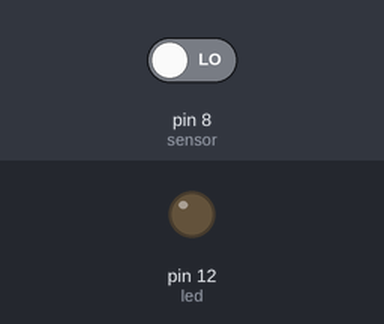
The sketch below on a simulated Arduino Uno, built with avr-gcc and run on an emulated ATmega328P. Shown: output pins drawn as LEDs (lit = HIGH). The test bench sets the inputs (shaded band); at power-on: pin 8 (sensor) LOW.

Above: at 1.2 s.
1.3 s: pin 8 (sensor) driven HIGH
At 2.4 s:
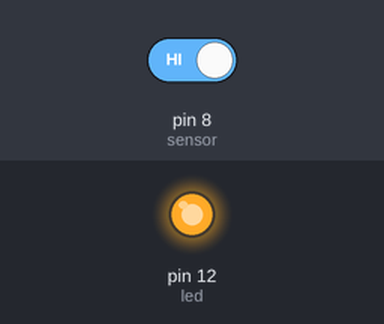
2.8 s: pin 8 (sensor) driven LOW
At 3.6 s:
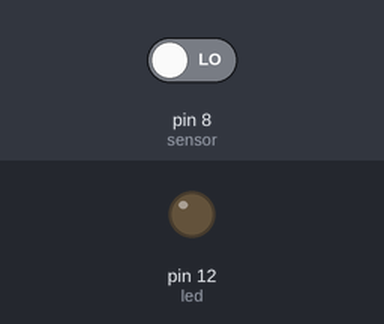
Timing chart, 0 to 5.8 s (numbered marks = the images above; inputs shaded):
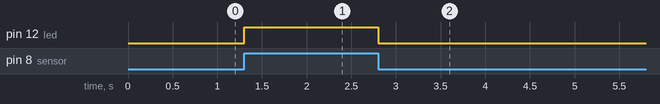

The sketch:

pir_sensor.ino
```cpp
const int sensor = 8;
const int led = 12;

void setup() {

  pinMode(sensor, INPUT);
  pinMode(led, OUTPUT);

}

void loop() {
  int value = digitalRead(sensor);
  if(value == HIGH) {

    digitalWrite(led,HIGH);
  } else {

    digitalWrite(led,LOW);
  }


}
```

Measured:
- after the input at 1.3 s, pin 12 (led): LOW → HIGH at once
- after the input at 2.8 s, pin 12 (led): HIGH → LOW at once
